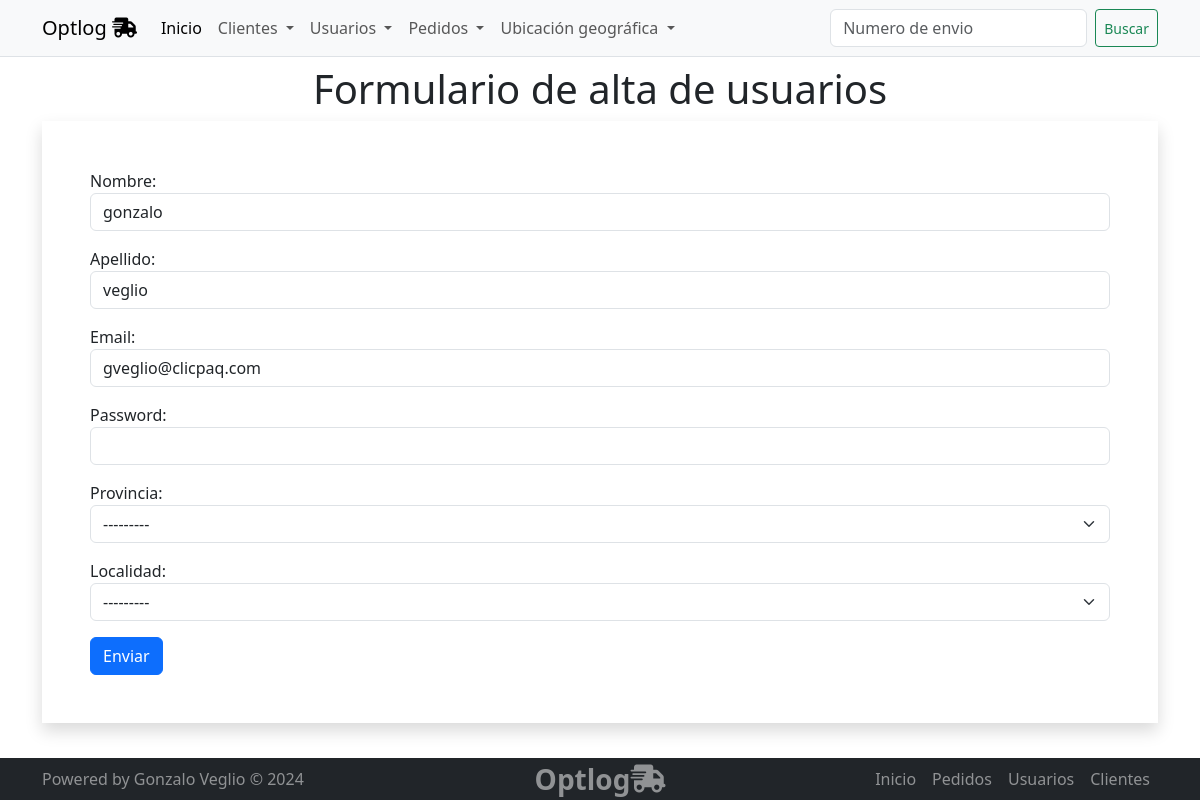
Before: /usuarios/usuarios/update/1 with the older database file.
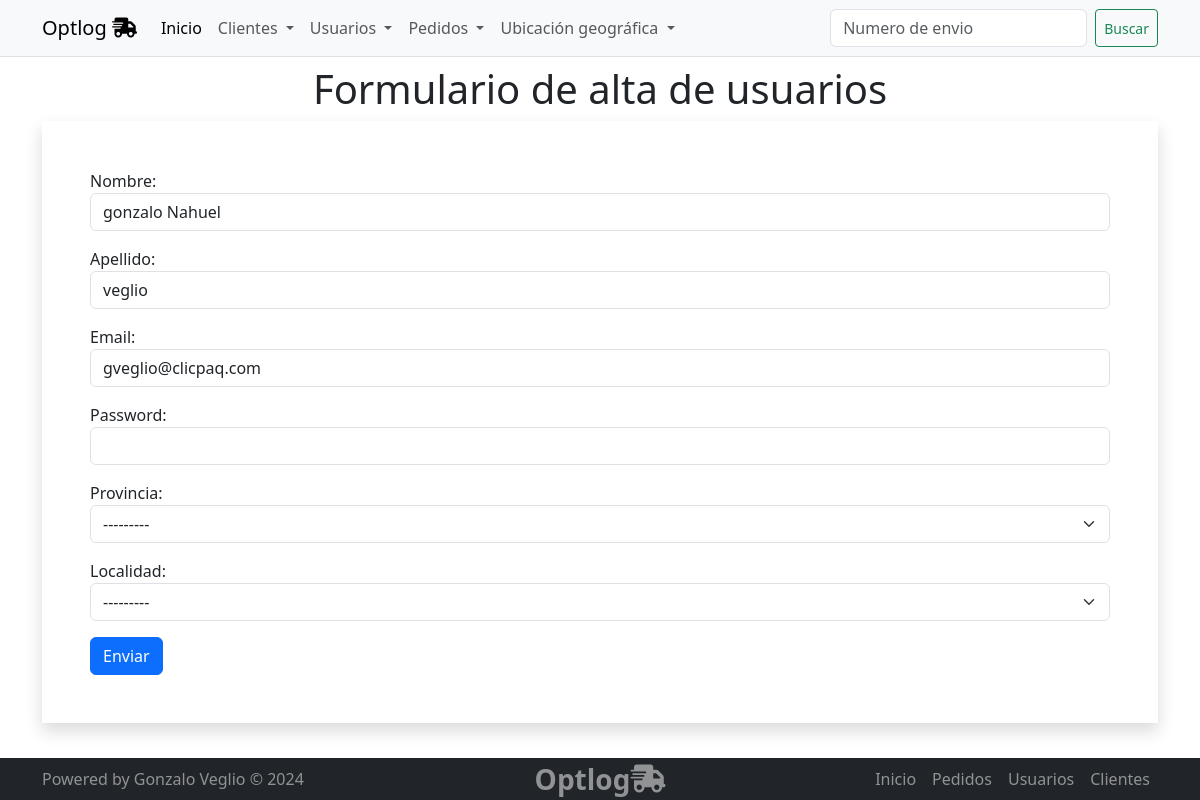
After: the same page with the newer database file.
### usuarios/models.py (models this page shows, shortened)
class Usuario(models.Model):
    username = models.CharField(max_length=50, unique=True)
    email = models.EmailField(max_length=254, unique=True)
    password = models.CharField(max_length=100)
    fecha_creacion = models.DateTimeField(auto_now_add=True)
    nombre = models.CharField(max_length=100)
    apellido = models.CharField(max_length=100)
    provincia = models.ForeignKey(Provincia, on_delete=models.SET_NULL, null=True)
    localidad = models.ForeignKey(Localidad, on_delete=models.SET_NULL, null=True)

### usuarios/views.py (the view)
# urls.py: path('usuarios/update/<int:pk>',views.usuario_update,name='usuario_update'),
def usuario_update(request, pk: int):
    query = Usuario.objects.get(id=pk)
    if request.method == 'GET':
        form = UsuarioForm(instance=query)
    if request.method == 'POST':
        form = UsuarioForm(request.POST, instance=query)
        if form.is_valid():
            form.save()
            return redirect('usuarios:usuario_list')
    return render(request, 'usuarios/usuario_create.html', {'form': form})

### usuarios/forms.py (shortened to what this page needs)
class UsuarioForm(forms.ModelForm):
    class Meta:
        model = Usuario
        fields = ["nombre", "apellido", "email", "password", "provincia", "localidad"]
        widgets = {
            'email': forms.EmailInput(attrs={'class': 'form-control'}),
            'password': forms.PasswordInput(attrs={'class': 'form-control'}),
            'nombre': forms.TextInput(attrs={'class': 'form-control'}),
            'apellido': forms.TextInput(attrs={'class': 'form-control'}),
            'provincia': forms.Select(attrs={'class': 'form-select'}),
            'localidad': forms.Select(attrs={'class': 'form-select'}),
        }

### usuarios/templates/usuarios/usuario_create.html (shortened to what this page needs)
{% extends 'core/base.html' %}
{% block main %}
<section class="container">
    <h1 class="text-center">
         Formulario de alta de usuarios
    </h1>
    <div class="p-5 mb-3 shadow">
        <form method="post">
            {{ form.as_p }}
            <button class="btn btn-primary" type="submit">Enviar</button>
        </form>
    </div>
</section>
{% endblock main %}

Changed rows visible on the page:
changed Usuario "veglio": nombre "gonzalo" → "gonzalo Nahuel"
